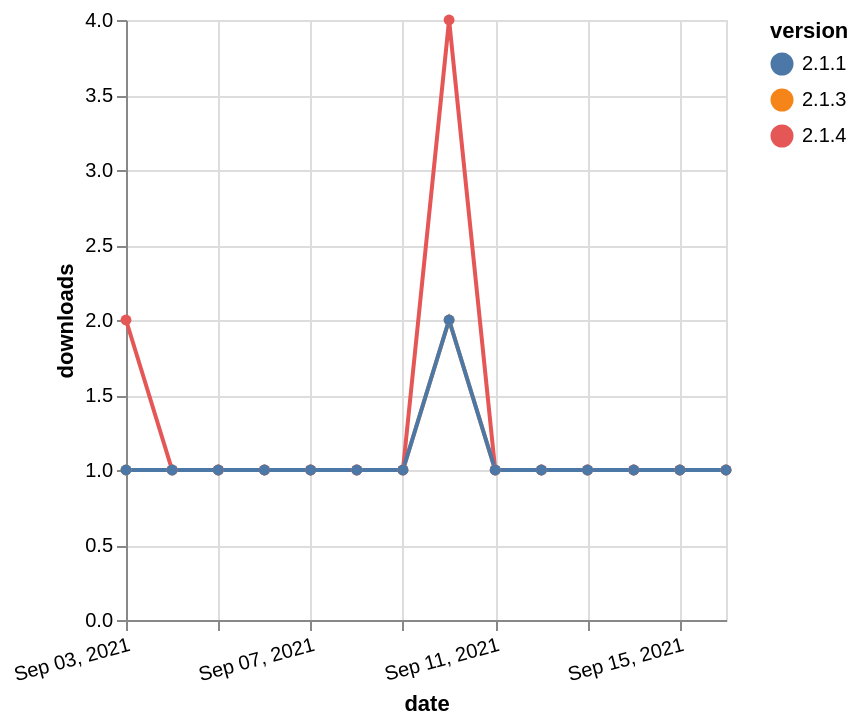

The specification (Vega-Lite) saved for this image:
### Vega-Lite specification from a JSON file in a GitHub repository (floating-point values rounded to 4 significant figures)
{"$schema": "https://vega.github.io/schema/vega-lite/v5.json", "description": "A simple bar chart with embedded data.", "data": {"values": [{"date": "2021-09-03", "total": 139, "delta": 1, "version": "2.1.3"}, {"date": "2021-09-04", "total": 140, "delta": 1, "version": "2.1.3"}, {"date": "2021-09-05", "total": 141, "delta": 1, "version": "2.1.3"}, {"date": "2021-09-06", "total": 142, "delta": 1, "version": "2.1.3"}, {"date": "2021-09-07", "total": 143, "delta": 1, "version": "2.1.3"}, {"date": "2021-09-08", "total": 144, "delta": 1, "version": "2.1.3"}, {"date": "2021-09-09", "total": 145, "delta": 1, "version": "2.1.3"}, {"date": "2021-09-10", "total": 147, "delta": 2, "version": "2.1.3"}, {"date": "2021-09-11", "total": 148, "delta": 1, "version": "2.1.3"}, {"date": "2021-09-12", "total": 149, "delta": 1, "version": "2.1.3"}, {"date": "2021-09-13", "total": 150, "delta": 1, "version": "2.1.3"}, {"date": "2021-09-14", "total": 151, "delta": 1, "version": "2.1.3"}, {"date": "2021-09-15", "total": 152, "delta": 1, "version": "2.1.3"}, {"date": "2021-09-16", "total": 153, "delta": 1, "version": "2.1.3"}, {"date": "2021-09-03", "total": 147, "delta": 2, "version": "2.1.4"}, {"date": "2021-09-04", "total": 148, "delta": 1, "version": "2.1.4"}, {"date": "2021-09-05", "total": 149, "delta": 1, "version": "2.1.4"}, {"date": "2021-09-06", "total": 150, "delta": 1, "version": "2.1.4"}, {"date": "2021-09-07", "total": 151, "delta": 1, "version": "2.1.4"}, {"date": "2021-09-08", "total": 152, "delta": 1, "version": "2.1.4"}, {"date": "2021-09-09", "total": 153, "delta": 1, "version": "2.1.4"}, {"date": "2021-09-10", "total": 157, "delta": 4, "version": "2.1.4"}, {"date": "2021-09-11", "total": 158, "delta": 1, "version": "2.1.4"}, {"date": "2021-09-12", "total": 159, "delta": 1, "version": "2.1.4"}, {"date": "2021-09-13", "total": 160, "delta": 1, "version": "2.1.4"}, {"date": "2021-09-14", "total": 161, "delta": 1, "version": "2.1.4"}, {"date": "2021-09-15", "total": 162, "delta": 1, "version": "2.1.4"}, {"date": "2021-09-16", "total": 163, "delta": 1, "version": "2.1.4"}, {"date": "2021-09-03", "total": 139, "delta": 1, "version": "2.1.1"}, {"date": "2021-09-04", "total": 140, "delta": 1, "version": "2.1.1"}, {"date": "2021-09-05", "total": 141, "delta": 1, "version": "2.1.1"}, {"date": "2021-09-06", "total": 142, "delta": 1, "version": "2.1.1"}, {"date": "2021-09-07", "total": 143, "delta": 1, "version": "2.1.1"}, {"date": "2021-09-08", "total": 144, "delta": 1, "version": "2.1.1"}, {"date": "2021-09-09", "total": 145, "delta": 1, "version": "2.1.1"}, {"date": "2021-09-10", "total": 147, "delta": 2, "version": "2.1.1"}, {"date": "2021-09-11", "total": 148, "delta": 1, "version": "2.1.1"}, {"date": "2021-09-12", "total": 149, "delta": 1, "version": "2.1.1"}, {"date": "2021-09-13", "total": 150, "delta": 1, "version": "2.1.1"}, {"date": "2021-09-14", "total": 151, "delta": 1, "version": "2.1.1"}, {"date": "2021-09-15", "total": 152, "delta": 1, "version": "2.1.1"}, {"date": "2021-09-16", "total": 153, "delta": 1, "version": "2.1.1"}]}, "width": "container", "mark": {"type": "line", "point": {"filled": true}}, "encoding": {"x": {"field": "date", "type": "temporal", "timeUnit": "yearmonthdate", "title": "date", "axis": {"labelAngle": -15}}, "y": {"field": "delta", "type": "quantitative", "title": "downloads"}, "color": {"field": "version", "type": "nominal"}, "tooltip": {"field": "delta"}}}
